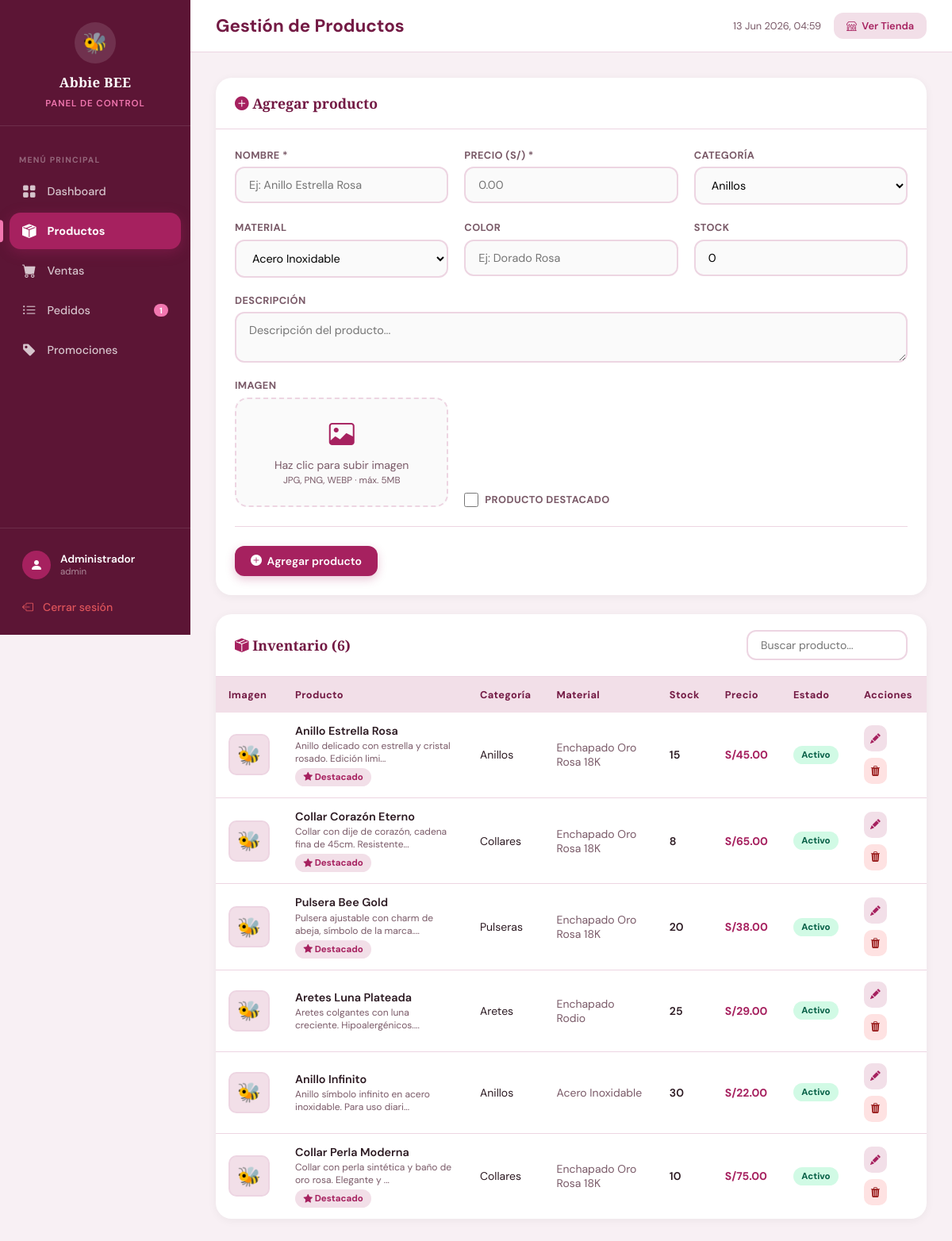
/admin.php?s=productos (signed in), run on the app's committed database.
### tables this page shows
CREATE TABLE IF NOT EXISTS productos (
    id INT AUTO_INCREMENT PRIMARY KEY,
    nombre VARCHAR(200) NOT NULL,
    descripcion TEXT,
    precio DECIMAL(10,2) NOT NULL,
    categoria ENUM('Anillos','Collares','Pulseras','Aretes','Accesorios') NOT NULL DEFAULT 'Accesorios',
    material ENUM('Acero Inoxidable','Enchapado Oro Rosa 18K','Enchapado Rodio','Plata') NOT NULL DEFAULT 'Acero Inoxidable',
    color VARCHAR(80) DEFAULT '',
    stock INT NOT NULL DEFAULT 0,
    imagen VARCHAR(500) DEFAULT '',
    destacado TINYINT(1) DEFAULT 0,
    activo TINYINT(1) DEFAULT 1,
    created_at TIMESTAMP DEFAULT CURRENT_TIMESTAMP,
    updated_at TIMESTAMP DEFAULT CURRENT_TIMESTAMP ON UPDATE CURRENT_TIMESTAMP
);

### admin.php (the view, shortened to what this page needs)
<?php
$db      = getDB();
$section = $_GET['s'] ?? 'dashboard';
$admin   = $_SESSION['admin_nombre'] ?? 'Administrador';
$productos   = [];
$stats       = [];
if ($section === 'productos') {
    $productos = $db->query("SELECT * FROM productos ORDER BY created_at DESC")->fetchAll();
}
function imgTag(string $img, string $alt = '', string $cls = ''): string {
    return '<span class="no-img">🐝</span>';
}
function estadoBadge(string $estado): string {
    $map = [
        'Pendiente'   => 'badge-warning',
        'Procesando'  => 'badge-info',
        'Enviado'     => 'badge-primary',
        'Entregado'   => 'badge-success',
        'Cancelado'   => 'badge-danger',
        'Activo'      => 'badge-success',
        'Inactivo'    => 'badge-secondary',
    ];
    $cls = $map[$estado] ?? 'badge-secondary';
    return "<span class=\"badge $cls\">$estado</span>";
}
?>
<!DOCTYPE html>
<html lang="es">
<head>
  <link href="https://cdn.jsdelivr.net/npm/bootstrap-icons@1.11.3/font/bootstrap-icons.min.css" rel="stylesheet"/>
  <link href="https://cdn.jsdelivr.net/npm/sweetalert2@11/dist/sweetalert2.min.css" rel="stylesheet"/>
</head>
<body>
<aside class="sidebar" id="sidebar">
  <div class="sidebar-top">
    <div class="sidebar-bee">🐝</div>
    <div class="sidebar-brand">Abbie BEE</div>
    <div class="sidebar-role">Panel de Control</div>
  </div>
  <nav class="sidebar-nav">
    <span class="nav-label">Menú principal</span>
    <a href="admin.php?s=dashboard" class="nav-item <?= $section==='dashboard'?'active':'' ?>">
      <i class="bi bi-grid-fill"></i> Dashboard
    </a>
    <a href="admin.php?s=productos" class="nav-item <?= $section==='productos'?'active':'' ?>">
      <i class="bi bi-box-seam-fill"></i> Productos
    </a>
    <a href="admin.php?s=ventas" class="nav-item <?= $section==='ventas'?'active':'' ?>">
      <i class="bi bi-cart-fill"></i> Ventas
    </a>
    <a href="admin.php?s=pedidos" class="nav-item <?= $section==='pedidos'?'active':'' ?>">
      <i class="bi bi-list-ul"></i> Pedidos
      <?php
        $pend = $db->query("SELECT COUNT(*) FROM pedidos WHERE estado='Pendiente'")->fetchColumn();
        if ($pend > 0) echo "<span class=\"nav-badge\">$pend</span>";
      ?>
    </a>
    <a href="admin.php?s=promociones" class="nav-item <?= $section==='promociones'?'active':'' ?>">
      <i class="bi bi-tag-fill"></i> Promociones
    </a>
  </nav>
  <div class="sidebar-footer">
    <div class="sidebar-user">
      <div class="user-avatar"><i class="bi bi-person-fill"></i></div>
      <div>
        <div style="color:white;font-weight:600;font-size:0.85rem"><?= htmlspecialchars($admin) ?></div>
        <div style="color:rgba(255,255,255,0.5);font-size:0.72rem"><?= htmlspecialchars($_SESSION['admin_user'] ?? '') ?></div>
      </div>
    </div>
    <a href="logout.php" class="logout-btn">
      <i class="bi bi-box-arrow-left"></i> Cerrar sesión
    </a>
  </div>
</aside>
<div class="admin-main">
  <div class="topbar">
    <div style="display:flex;align-items:center;gap:1rem">
      <span class="topbar-title">
        <?php
          $titles = ['dashboard'=>'Dashboard','productos'=>'Gestión de Productos','ventas'=>'Ventas','pedidos'=>'Pedidos','promociones'=>'Promociones'];
          echo $titles[$section] ?? 'Admin';
        ?>
      </span>
    </div>
    <div class="topbar-right">
      <span class="topbar-date"><?= date('d M Y, H:i') ?></span>
      <a href="index.php" target="_blank" class="topbar-store">
        <i class="bi bi-shop"></i> Ver Tienda
      </a>
    </div>
  </div>
  <div class="content">
    <?php if ($section === 'dashboard'): ?>
      <div class="stats-grid">
        <div class="stat-card">
          <div class="stat-icon pink"><i class="bi bi-box-seam-fill"></i></div>
          <div><div class="stat-value"><?= $stats['total_productos'] ?></div><div class="stat-label">Productos activos</div></div>
        </div>
        <div class="stat-card" style="border-left-color:#16a34a">
          <div class="stat-icon green"><i class="bi bi-cash-coin"></i></div>
          <div><div class="stat-value">S/<?= number_format($stats['total_ventas'],2) ?></div><div class="stat-label">Ingresos totales</div></div>
        </div>
        <div class="stat-card" style="border-left-color:#2563eb">
          <div class="stat-icon blue"><i class="bi bi-bag-check-fill"></i></div>
          <div><div class="stat-value"><?= $stats['total_pedidos'] ?></div><div class="stat-label">Pedidos totales</div></div>
        </div>
        <div class="stat-card" style="border-left-color:#f59e0b">
          <div class="stat-icon gold"><i class="bi bi-clock-fill"></i></div>
          <div><div class="stat-value"><?= $stats['pendientes'] ?></div><div class="stat-label">Pedidos pendientes</div></div>
        </div>
        <div class="stat-card" style="border-left-color:#7c3aed">
          <div class="stat-icon purple"><i class="bi bi-tag-fill"></i></div>
          <div><div class="stat-value"><?= $stats['promo_activas'] ?></div><div class="stat-label">Promociones activas</div></div>
        </div>
      </div>
      <div class="dash-grid">
        <div class="card">
          <div class="card-header"><h2><i class="bi bi-cart-fill" style="color:var(--primary)"></i> Ventas recientes</h2></div>
          <div class="card-body">
            <?php if (empty($ventas_recientes)): ?>
              <div class="empty-state"><i class="bi bi-cart-x"></i>Sin ventas aún</div>
            <?php else: foreach ($ventas_recientes as $v): ?>
              <div class="recent-item">
                <div class="products-table-img"><?= imgTag($v['imagen'] ?? '', $v['producto_nombre']) ?></div>
                <div class="recent-info">
                  <div class="recent-name"><?= htmlspecialchars($v['producto_nombre']) ?></div>
                  <div class="recent-meta"><?= htmlspecialchars($v['cliente_nombre']) ?> · <?= date('d/m/Y', strtotime($v['fecha'])) ?></div>
                </div>
                <div class="recent-amount">S/<?= number_format($v['total'],2) ?></div>
              </div>
            <?php endforeach; endif; ?>
          </div>
        </div>
        <div class="card">
          <div class="card-header"><h2><i class="bi bi-list-ul" style="color:var(--primary)"></i> Pedidos recientes</h2></div>
          <div class="card-body">
            <?php if (empty($pedidos_recientes)): ?>
              <div class="empty-state"><i class="bi bi-inbox"></i>Sin pedidos</div>
            <?php else: foreach ($pedidos_recientes as $p): ?>
              <div class="recent-item">
                <div class="recent-info">
                  <div class="recent-name"><?= htmlspecialchars($p['codigo']) ?> · <?= htmlspecialchars($p['cliente_nombre']) ?></div>
                  <div class="recent-meta"><?= date('d/m/Y H:i', strtotime($p['fecha'])) ?></div>
                </div>
                <?= estadoBadge($p['estado']) ?>
                <div class="recent-amount">S/<?= number_format($p['total'],2) ?></div>
              </div>
            <?php endforeach; endif; ?>
          </div>
        </div>
      </div>
    <?php elseif ($section === 'productos'): ?>
      <div class="card">
        <div class="card-header">
          <h2><i class="bi bi-plus-circle-fill" style="color:var(--primary)"></i> Agregar producto</h2>
        </div>
        <div class="card-body">
          <form method="POST" action="admin.php?s=productos" enctype="multipart/form-data">
            <div class="form-grid">
              <div class="form-group">
                <label>Nombre *</label>
                <input type="text" name="nombre" placeholder="Ej: Anillo Estrella Rosa" required>
              </div>
              <div class="form-group">
                <label>Precio (S/) *</label>
                <input type="number" name="precio" step="0.01" min="0" placeholder="0.00" required>
              </div>
              <div class="form-group">
                <label>Categoría</label>
                <select name="categoria">
                  <option>Anillos</option><option>Collares</option><option>Pulseras</option><option>Aretes</option><option>Accesorios</option>
                </select>
              </div>
              <div class="form-group">
                <label>Material</label>
                <select name="material">
                  <option>Acero Inoxidable</option><option>Enchapado Oro Rosa 18K</option><option>Enchapado Rodio</option><option>Plata</option>
                </select>
              </div>
              <div class="form-group">
                <label>Color</label>
                <input type="text" name="color" placeholder="Ej: Dorado Rosa">
              </div>
              <div class="form-group">
                <label>Stock</label>
                <input type="number" name="stock" min="0" value="0">
              </div>
              <div class="form-group full">
                <label>Descripción</label>
                <textarea name="descripcion" rows="2" placeholder="Descripción del producto..."></textarea>
              </div>
              <div class="form-group">
                <label>Imagen</label>
                <div class="img-upload-area">
                  <i class="bi bi-image" style="font-size:2rem;color:var(--primary);display:block;margin-bottom:0.5rem"></i>
                  <div class="img-upload-text">Haz clic para subir imagen<br><small>JPG, PNG, WEBP · máx. 5MB</small></div>
                </div>
              </div>
              <div class="form-group" style="justify-content:flex-end;gap:1rem">
                <label class="form-check"><input type="checkbox" name="destacado"> Producto destacado</label>
              </div>
            </div>
            <div class="divider"></div>
            <button type="submit" class="btn btn-primary"><i class="bi bi-plus-circle-fill"></i> Agregar producto</button>
          </form>
        </div>
      </div>
      <div class="card">
        <div class="card-header">
          <h2><i class="bi bi-box-seam-fill" style="color:var(--primary)"></i> Inventario (<?= count($productos) ?>)</h2>
          <input type="text" id="prodSearch" placeholder="Buscar producto..." oninput="filterProds(this.value)"
                 style="padding:0.5rem 1rem;border:2px solid var(--border);border-radius:0.75rem;font-size:0.875rem;outline:none;font-family:var(--sans)">
        </div>
        <div class="table-wrap">
          <?php if (empty($productos)): ?>
            <div class="empty-state"><i class="bi bi-box"></i>No hay productos aún. ¡Agrega el primero!</div>
          <?php else: ?>
          <table id="prodTable">
            <thead>
              <tr>
                <th>Imagen</th><th>Producto</th><th class="hide-mobile">Categoría</th><th class="hide-mobile">Material</th>
                <th>Stock</th><th>Precio</th><th class="hide-mobile">Estado</th><th>Acciones</th>
              </tr>
            </thead>
            <tbody>
              <?php foreach ($productos as $p): ?>
              <tr>
                <td>
                  <div class="products-table-img">
                    <?= imgTag($p['imagen'], $p['nombre']) ?>
                  </div>
                </td>
                <td>
                  <div class="product-name"><?= htmlspecialchars($p['nombre']) ?></div>
                  <div class="product-meta"><?= htmlspecialchars(substr($p['descripcion'],0,60)) ?>...</div>
                  <?php if ($p['destacado']): ?><span class="badge badge-primary" style="margin-top:0.25rem"><i class="bi bi-star-fill"></i> Destacado</span><?php endif; ?>
                </td>
                <td class="hide-mobile"><?= htmlspecialchars($p['categoria']) ?></td>
                <td class="hide-mobile"><span class="text-muted"><?= htmlspecialchars($p['material']) ?></span></td>
                <td>
                  <span class="stock-col <?= $p['stock'] < 5 ? 'low' : '' ?>">
                    <?= $p['stock'] ?> <?= $p['stock'] < 5 ? '⚠️' : '' ?>
                  </span>
                </td>
                <td class="price-col">S/<?= number_format($p['precio'],2) ?></td>
                <td class="hide-mobile"><?= estadoBadge($p['activo'] ? 'Activo' : 'Inactivo') ?></td>
                <td>
                  <div class="action-row">
                    <a href="admin.php?s=productos&edit=<?= $p['id'] ?>" class="btn btn-secondary btn-sm btn-icon" title="Editar">
                      <i class="bi bi-pencil-fill"></i>
                    </a>
                    <form method="POST" action="admin.php?s=productos" onsubmit="return confirm('¿Eliminar este producto?')">
                      <button type="submit" class="btn btn-danger btn-sm btn-icon" title="Eliminar">
                        <i class="bi bi-trash3-fill"></i>
                      </button>
                    </form>
                  </div>
                </td>
              </tr>
              <?php endforeach; ?>
            </tbody>
          </table>
          <?php endif; ?>
        </div>
      </div>
    <?php endif; ?>
  </div>
</div>
</body>
</html>

### data on the page
productos: nombre "Anillo Estrella Rosa", descripcion "Anillo delicado con estrella y cristal rosado. Edición limi", destacado 1 (drawn), categoria "Anillos", material "Enchapado Oro Rosa 18K", stock "15", precio "45.00"
productos: nombre "Collar Corazón Eterno", descripcion "Collar con dije de corazón, cadena fina de 45cm. Resistente", destacado 1 (drawn), categoria "Collares", material "Enchapado Oro Rosa 18K", stock "8", precio "65.00"
productos: nombre "Pulsera Bee Gold", descripcion "Pulsera ajustable con charm de abeja, símbolo de la marca.", destacado 1 (drawn), categoria "Pulseras", material "Enchapado Oro Rosa 18K", stock "20", precio "38.00"
productos: nombre "Aretes Luna Plateada", descripcion "Aretes colgantes con luna creciente. Hipoalergénicos.", categoria "Aretes", material "Enchapado Rodio", stock "25", precio "29.00"
productos: nombre "Anillo Infinito", descripcion "Anillo símbolo infinito en acero inoxidable. Para uso diari", categoria "Anillos", material "Acero Inoxidable", stock "30", precio "22.00"
productos: nombre "Collar Perla Moderna", descripcion "Collar con perla sintética y baño de oro rosa. Elegante y", destacado 1 (drawn), categoria "Collares", material "Enchapado Oro Rosa 18K", stock "10", precio "75.00"

### other printed values
$pend "1"
$admin "Administrador"
$_SESSION['admin_user'] "admin"
$titles[$section] "Gestión de Productos"
count($productos) "6"
